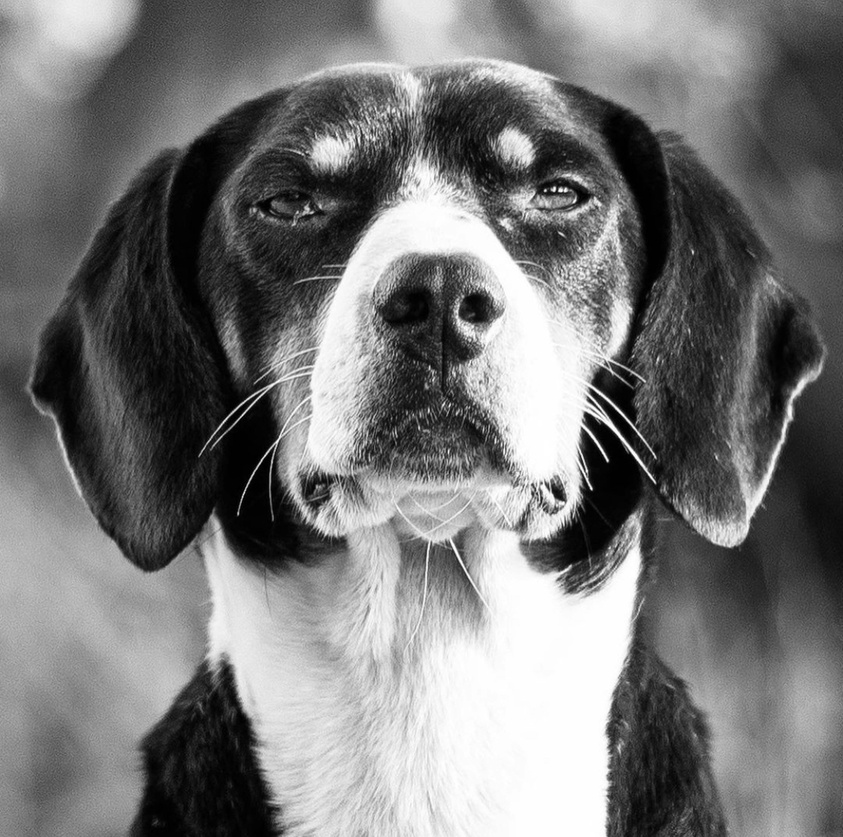
#> input picture test_img.jpg, 843 x 837 px, shrunk from 4487 x 4459 before the run
$ python 'Black and white image compression.py'
#> lines starting #> are read from the running program, lines starting #| are printed output that depends on the picture
import numpy as np
import sympy as sp
from PIL import Image


lam = sp.symbols('lam')

m = [[3,0], [4, 5]]
print(f"Matrix M: \n{m}")
#numpy.transpose(m) this is to transpose the matrix

#np.matmul(A,B)

m_t = np.transpose(m)

print(f" Transpose of the matrix M: \n{m_t}")

m_tm = np.matmul(m_t, m)
size = len(m_tm)
print(f"Matrix M^TM:\n {m_tm}")

# [11 lines of commented-out code are left out]

evals, evecs = np.linalg.eig(m_tm)

#Eigenvectors are already normalized
V_t = np.transpose(evecs)

print(f"Transposed Matrix of orthonormal eigenvectors V^T:\n {V_t}")
print (f"Eigenvalues of the matrix M^TM:\n{evals}")

sqrt_evals = []
for i in evals:
    if i > 0 :
        sqrt_evals.append(float(np.sqrt(i)))

print(f"Root square of eigenvalues:\n{sqrt_evals}")

sigma = np.diag(sqrt_evals)

print(f"Diagonal matrix Sigma: \n{sigma}")

U= []
counter = 0
for i in V_t[:len(sqrt_evals)] :

    k = np.matmul(m,i)
    U.append(k/float(sqrt_evals[counter]))
    counter += 1
#> the answer given: 1
print(f"U Matrix:\n{U}")
# Convert the list of arrays into a single 2D matrix
U_matrix = np.column_stack(U)

print(f"U Matrix:\n{U_matrix}")

print(f"Back to the original matrix M \n {np.matmul(np.matmul(U_matrix,sigma),V_t)}")


def eckart(img_m, r):
#> called with r = 1
    r = int(r)
    img_m = img_m.astype(float)
    M, N = img_m.shape
#> M = 837; N = 843


    m_t = np.transpose(img_m)
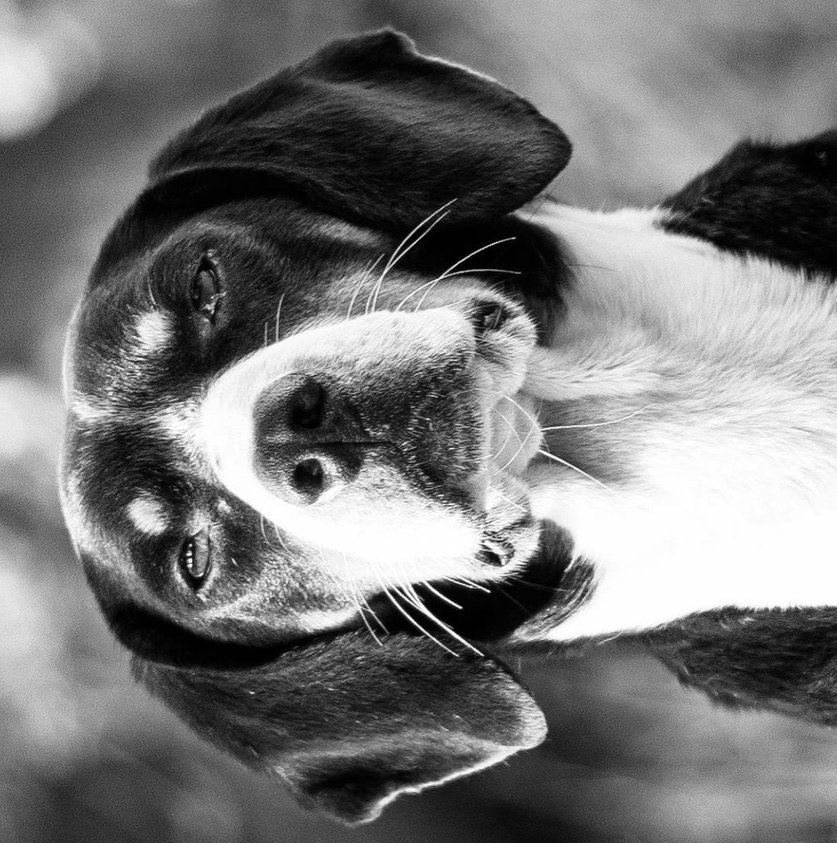
#> m_t: shape (843, 837) float64; min 0, max 255, mean 119.5
    m_tm = np.matmul(m_t, img_m)
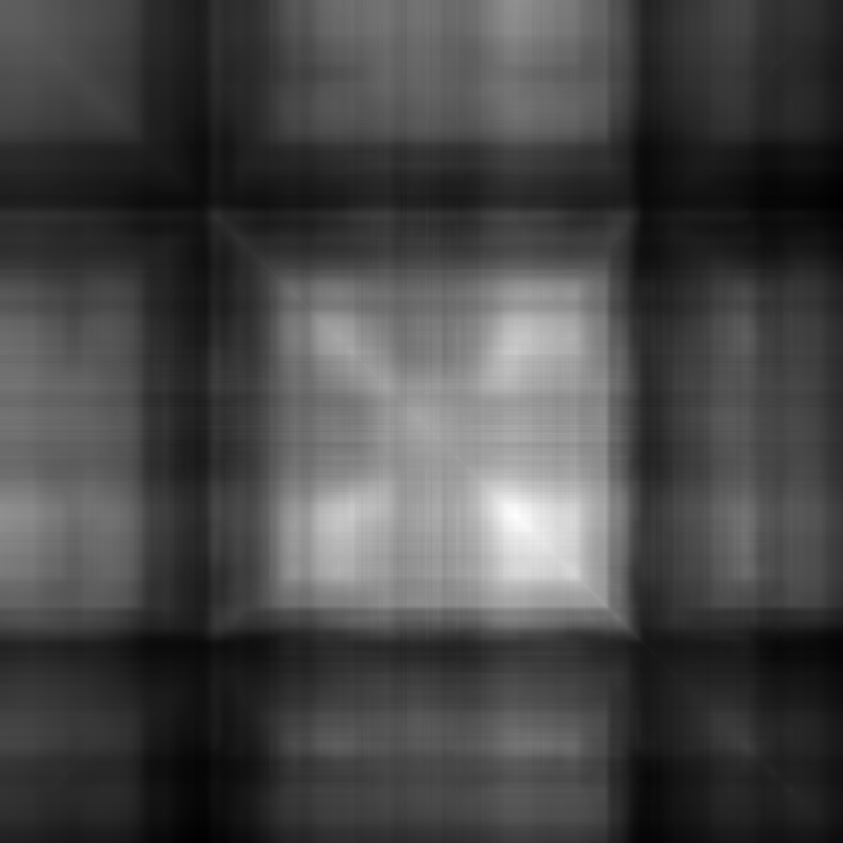
#> m_tm: shape (843, 843) float64; min 2375430, max 39464870, mean 12825119; drawn with min black and max white
    size = len(m_tm)
#> size = 843


    #sorting
    evals, evecs = np.linalg.eigh(m_tm)
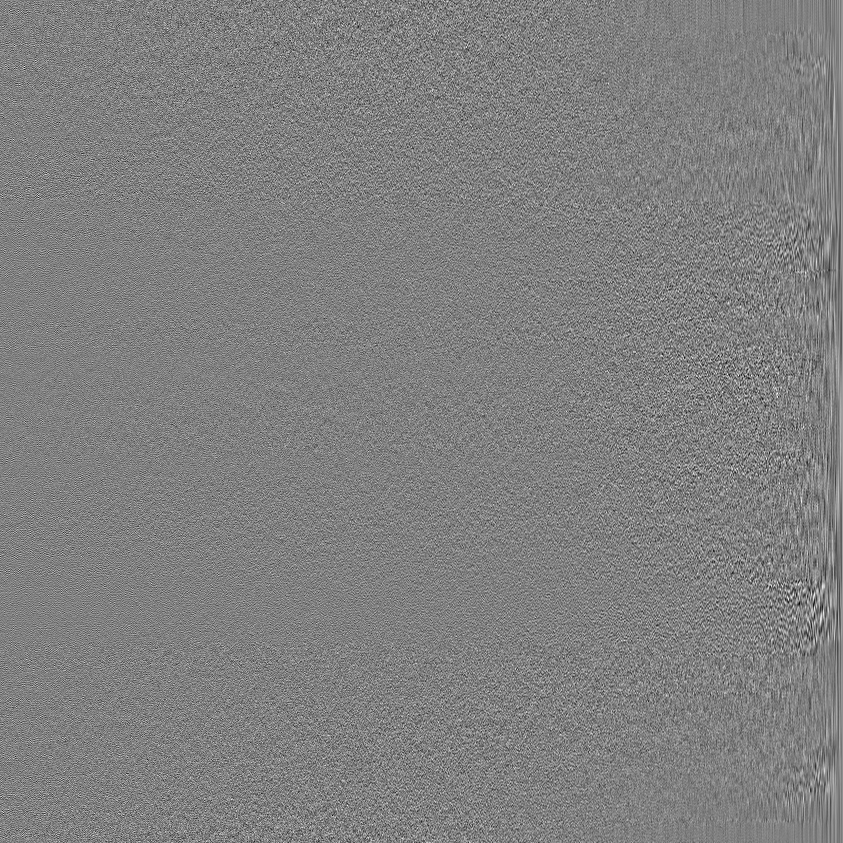
#> evecs: shape (843, 843) float64; min -0.192, max 0.189, mean 4.2e-05; drawn with min black and max white
#> evals = 843 values from -1.86e-08 to 1.21e+10
    idx = np.argsort(evals)[::-1]
#> idx = 843 values, max 842 at index 0, min 0 at index 842, mean 421
    evals = evals[idx]
#> evals = 843 values, max 1.21e+10 at index 0, min -1.86e-08 at index 842, mean 16914387.2
    V = evecs[:, idx]
    V_t = np.transpose(V)
    #Getting the U matrix
    evals_u, evecs_u = np.linalg.eigh(np.matmul(img_m, m_t))
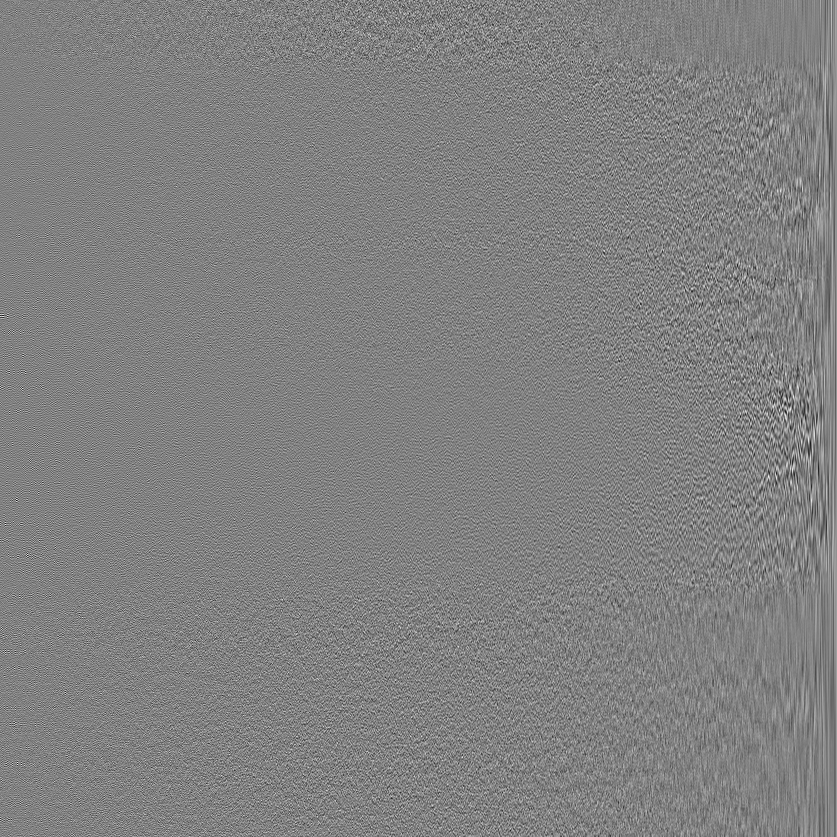
#> evecs_u: shape (837, 837) float64; min -0.216, max 0.21, mean 5.29e-05; drawn with min black and max white
#> evals_u = 837 values from 0.0842 to 1.21e+10
    idx_u = np.argsort(evals_u)[::-1]
#> idx_u = 837 values, max 836 at index 0, min 0 at index 836, mean 418
    U = evecs_u[:, idx_u]

    # Compression happens here
    s_sqrt = np.sqrt(np.maximum(evals, 0))
#> s_sqrt = 843 values, max 109872.8 at index 0, min 0 at index 841, mean 601.3

    sigma_full = np.zeros((M, N))
    min_dim = min(M, N)
#> min_dim = 837

    s_compressed = np.copy(s_sqrt)
#> s_compressed has the same summary as s_sqrt
    s_compressed[r:] = 0

    np.fill_diagonal(sigma_full[:min_dim, :min_dim], s_compressed[:min_dim])

    for i in range(min(M, N)):
        if s_sqrt[i] > 1e-10:
            # Predict what u_i should look like based on v_i
            prediction = np.dot(img_m, V[:, i])
            # If the prediction points opposite to our U column, flip the U column
            if np.dot(prediction, U[:, i]) < 0:
                U[:, i] = -U[:, i]

    reconstructed = np.matmul(np.matmul(U, sigma_full), V_t)
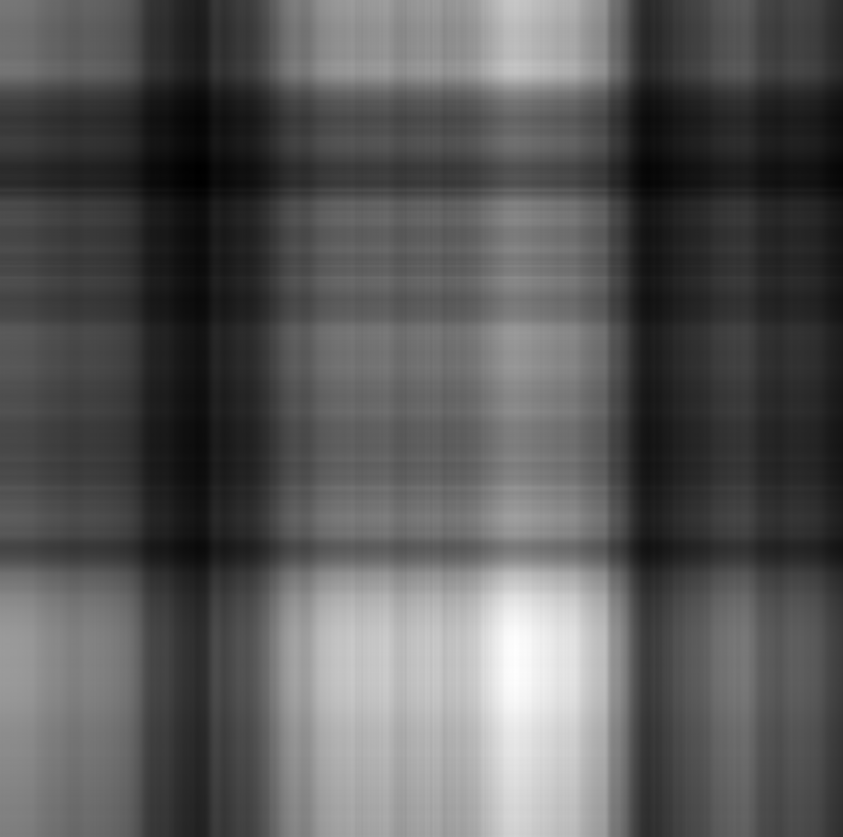
#> reconstructed: shape (837, 843) float64; min 27.95, max 289.9, mean 119.7; drawn with min black and max white


    reconstructed_clipped = np.clip(reconstructed, 0, 255).astype(np.uint8)
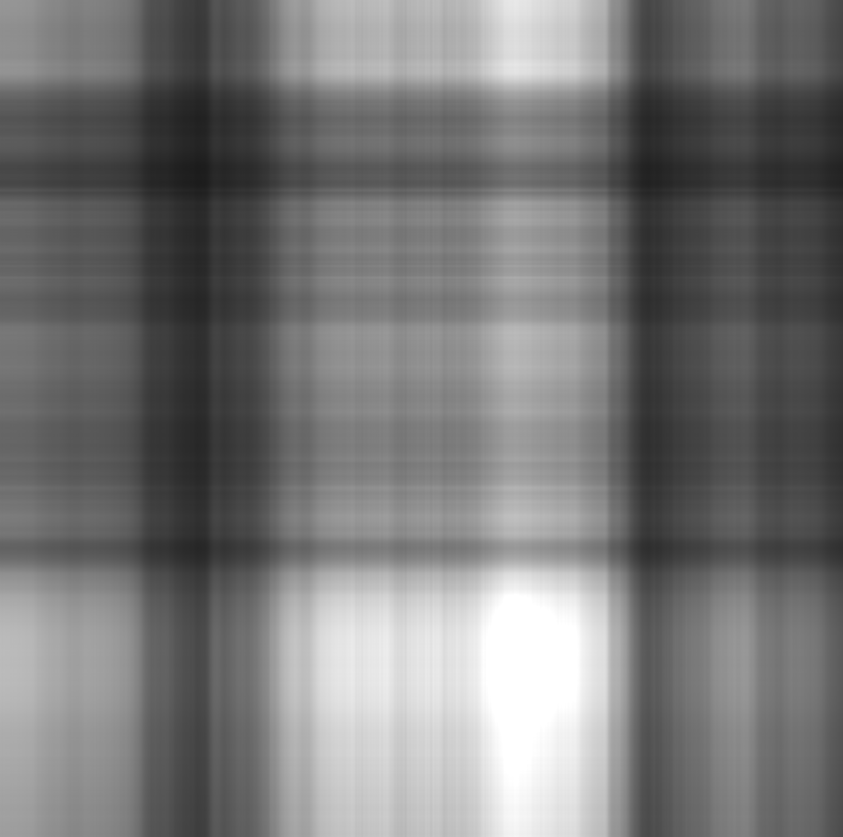
#> reconstructed_clipped: shape (837, 843); min 27, max 255, mean 119
    img_out = Image.fromarray(reconstructed_clipped, mode='L')

    img_out.show()
    img_out.save('output_image.jpg')
    return img_out

img = Image.open('test_img.jpg').convert('L')
img_m = np.array(img)
r= input("Choose till which rank you want to approximate:")
eckart(img_m,int(r))
